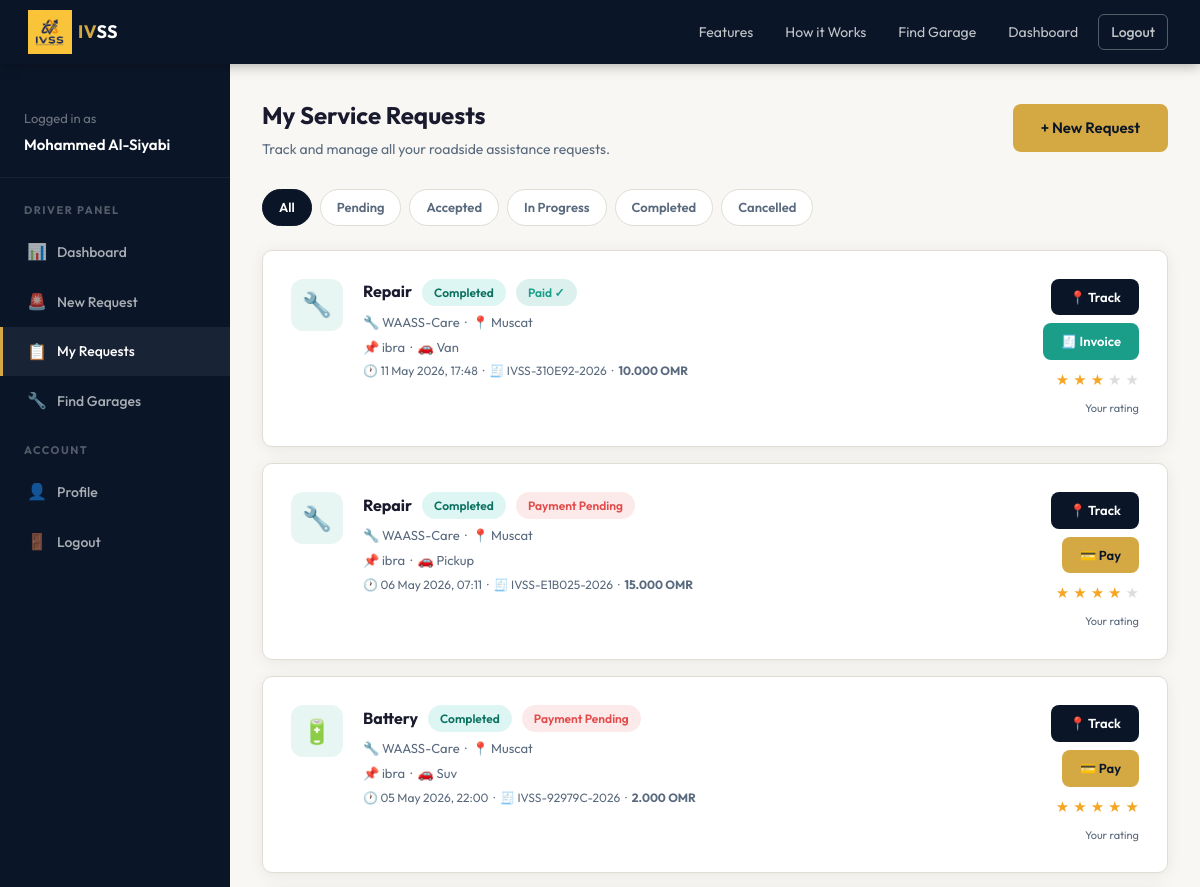
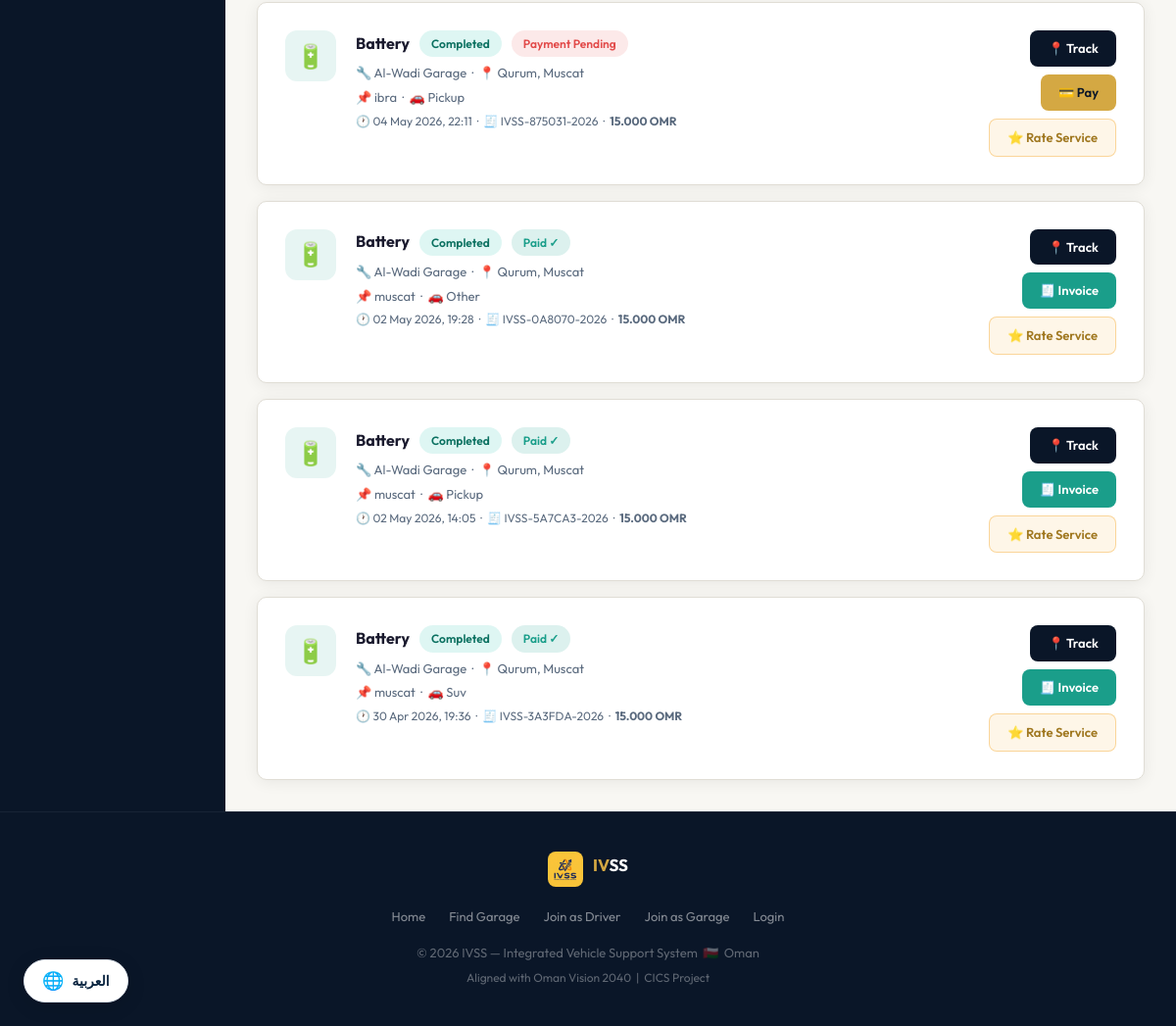
The page /pages/my_requests.php (signed in) on the database its author committed (2 pictures, top to bottom).
### tables this page shows
CREATE TABLE IF NOT EXISTS `service_requests` (
  `request_id` int NOT NULL AUTO_INCREMENT,
  `user_id` int NOT NULL,
  `garage_id` int DEFAULT NULL,
  `service_type` enum('towing','battery','tire','fuel','lockout','repair','other') NOT NULL,
  `vehicle_type` enum('sedan','suv','pickup','van','motorcycle','other') NOT NULL,
  `location_desc` varchar(300) NOT NULL,
  `notes` text,
  `price` decimal(10,3) DEFAULT NULL COMMENT 'Price set by garage before completing',
  `price_set_at` timestamp NULL DEFAULT NULL COMMENT 'When the garage set the price',
  `status` enum('pending','accepted','in_progress','completed','cancelled') DEFAULT 'pending',
  `created_at` timestamp NULL DEFAULT CURRENT_TIMESTAMP,
  `updated_at` timestamp NULL DEFAULT CURRENT_TIMESTAMP ON UPDATE CURRENT_TIMESTAMP,
  PRIMARY KEY (`request_id`),
  KEY `user_id` (`user_id`),
  KEY `garage_id` (`garage_id`)
);

CREATE TABLE IF NOT EXISTS `garages` (
  `garage_id` int NOT NULL AUTO_INCREMENT,
  `owner_name` varchar(150) NOT NULL,
  `garage_name` varchar(200) NOT NULL,
  `email` varchar(150) NOT NULL,
  `phone` int UNSIGNED NOT NULL,
  `password` varchar(255) NOT NULL,
  `location` varchar(255) NOT NULL,
  `latitude` decimal(10,7) DEFAULT NULL,
  `longitude` decimal(10,7) DEFAULT NULL,
  `services` text COMMENT 'Comma-separated list of offered services',
  `is_active` tinyint(1) DEFAULT '1',
  `rating` decimal(3,2) DEFAULT '0.00',
  `created_at` timestamp NULL DEFAULT CURRENT_TIMESTAMP,
  PRIMARY KEY (`garage_id`),
  UNIQUE KEY `email` (`email`)
);

CREATE TABLE IF NOT EXISTS `payments` (
  `payment_id` int NOT NULL AUTO_INCREMENT,
  `request_id` int NOT NULL,
  `user_id` int NOT NULL,
  `amount` decimal(10,3) NOT NULL,
  `method` enum('card','cash','online') DEFAULT 'card',
  `status` enum('pending','paid','failed') DEFAULT 'pending',
  `invoice_number` varchar(50) DEFAULT NULL,
  `paid_at` timestamp NULL DEFAULT NULL,
  `created_at` timestamp NULL DEFAULT CURRENT_TIMESTAMP,
  PRIMARY KEY (`payment_id`),
  UNIQUE KEY `request_id` (`request_id`),
  UNIQUE KEY `invoice_number` (`invoice_number`),
  KEY `user_id` (`user_id`)
);

### includes/config.php (called while the page is built, shortened)
<?php
function sanitize($input)
{
    return htmlspecialchars(strip_tags(trim($input)), ENT_QUOTES, 'UTF-8');
}

### pages/my_requests.php (the view, shortened to what this page needs)
<?php
require_once __DIR__ . '/../includes/config.php';
$db     = getDB();
$userId = $_SESSION['user_id'];
$filterStatus  = sanitize($_GET['status'] ?? '');
$sql = "
    SELECT r.*,
           f.feedback_id, f.rating AS feedback_rating,
           g.garage_name, g.location AS garage_location, g.phone AS garage_phone,
           p.payment_id, p.status AS payment_status, p.amount, p.invoice_number
    FROM   service_requests r
    LEFT   JOIN garages  g ON g.garage_id  = r.garage_id
    LEFT   JOIN payments p ON p.request_id = r.request_id
    LEFT   JOIN feedback f ON f.request_id = r.request_id AND f.user_id = r.user_id
    WHERE  r.user_id = ?
";
$params = [$userId];
$sql .= " ORDER BY r.created_at DESC";
$stmt = $db->prepare($sql);
$stmt->execute($params);
$requests = $stmt->fetchAll();
include __DIR__ . '/../includes/header.php';
?>
<div class="dash-layout">
  <div class="dash-sidebar">
    <div style="padding:20px 24px;border-bottom:1px solid rgba(255,255,255,0.06);margin-bottom:8px;">
      <div style="font-size:13px;color:rgba(255,255,255,0.4);">Logged in as</div>
      <div style="font-size:15px;font-weight:600;color:var(--white);margin-top:4px;"><?= htmlspecialchars($_SESSION['user_name']) ?></div>
    </div>
    <div class="sidebar-nav">
      <div class="sidebar-section">Driver Panel</div>
      <a href="dashboard.php"><span class="nav-icon">📊</span> Dashboard</a>
      <a href="request.php"><span class="nav-icon">🚨</span> New Request</a>
      <a href="my_requests.php" class="active"><span class="nav-icon">📋</span> My Requests</a>
      <a href="garages.php"><span class="nav-icon">🔧</span> Find Garages</a>
      <div class="sidebar-section">Account</div>
      <a href="profile.php"><span class="nav-icon">👤</span> Profile</a>
      <a href="logout.php"><span class="nav-icon">🚪</span> Logout</a>
    </div>
  </div>
  <div class="dash-content">
    <div class="dash-header">
      <div>
        <div class="dash-title">My Service Requests</div>
        <div class="dash-sub">Track and manage all your roadside assistance requests.</div>
      </div>
      <a href="request.php" class="btn btn-primary">+ New Request</a>
    </div>
    <div style="display:flex;gap:8px;flex-wrap:wrap;margin-bottom:24px;">
      <?php
      $tabs = ['' => 'All','pending'=>'Pending','accepted'=>'Accepted','in_progress'=>'In Progress','completed'=>'Completed','cancelled'=>'Cancelled'];
      foreach ($tabs as $s => $label):
        $active = ($filterStatus === $s);
      ?>
      <a href="?status=<?= $s ?>"
         style="padding:7px 16px;border-radius:20px;font-size:13px;font-weight:600;text-decoration:none;
                background:<?= $active?'var(--navy)':'var(--white)' ?>;
                color:<?= $active?'var(--white)':'var(--muted)' ?>;
                border:1px solid <?= $active?'var(--navy)':'var(--border)' ?>;">
        <?= $label ?>
      </a>
      <?php endforeach; ?>
    </div>
    <?php if (empty($requests)): ?>
    <div class="card" style="text-align:center;padding:64px 32px;">
      <div style="font-size:56px;margin-bottom:16px;">📋</div>
      <div style="font-size:18px;font-weight:700;margin-bottom:8px;">No requests found</div>
      <p style="color:var(--muted);margin-bottom:28px;">
        <?= $filterStatus ? 'No '.str_replace('_',' ',$filterStatus).' requests.' : "You haven't made any service requests yet." ?>
      </p>
      <a href="request.php" class="btn btn-primary">Request Help Now</a>
    </div>
    <?php else: ?>
    <div style="display:flex;flex-direction:column;gap:16px;">
      <?php foreach ($requests as $r): ?>
      <div class="card" style="display:flex;align-items:flex-start;gap:20px;flex-wrap:wrap;">
        <div style="width:52px;height:52px;border-radius:12px;background:rgba(26,158,138,0.1);display:flex;align-items:center;justify-content:center;font-size:24px;flex-shrink:0;">
          <?= ['towing'=>'🚛','battery'=>'🔋','tire'=>'🛞','fuel'=>'⛽','lockout'=>'🔑','repair'=>'🔧','other'=>'🔩'][$r['service_type']] ?? '🔧' ?>
        </div>
        <div style="flex:1;min-width:200px;">
          <div style="display:flex;align-items:center;gap:10px;flex-wrap:wrap;margin-bottom:6px;">
            <span style="font-weight:700;font-size:16px;"><?= ucfirst($r['service_type']) ?></span>
            <span class="badge badge-<?= $r['status'] ?>"><?= ucfirst(str_replace('_',' ',$r['status'])) ?></span>
            <?php if ($r['payment_status']==='paid'): ?>
            <span class="badge badge-paid">Paid ✓</span>
            <?php elseif ($r['status']==='completed' && $r['payment_status']!=='paid'): ?>
            <span class="badge badge-unpaid">Payment Pending</span>
            <?php endif; ?>
          </div>
          <div style="font-size:13px;color:var(--muted);margin-bottom:4px;">
            <?php if ($r['garage_name']): ?>
            🔧 <?= htmlspecialchars($r['garage_name']) ?> &nbsp;·&nbsp; 📍 <?= htmlspecialchars($r['garage_location']) ?>
            <?php else: ?>
            <span style="color:var(--warning);">📢 Waiting for a garage to accept...</span>
            <?php endif; ?>
          </div>
          <div style="font-size:13px;color:var(--muted);margin-bottom:4px;">
            📌 <?= htmlspecialchars($r['location_desc']) ?> &nbsp;·&nbsp; 🚗 <?= ucfirst($r['vehicle_type']) ?>
          </div>
          <div style="font-size:12px;color:var(--muted);">
            🕐 <?= date('d M Y, H:i', strtotime($r['created_at'])) ?>
            <?php if ($r['invoice_number']): ?>
            &nbsp;·&nbsp; 🧾 <?= $r['invoice_number'] ?> &nbsp;·&nbsp; <strong><?= number_format($r['amount'],3) ?> OMR</strong>
            <?php endif; ?>
          </div>
        </div>
        <div style="display:flex;flex-direction:column;gap:8px;align-items:flex-end;flex-shrink:0;">
          <a href="track.php?id=<?= $r['request_id'] ?>" class="btn btn-dark btn-sm">📍 Track</a>
          <?php if ($r['status']==='completed' && $r['payment_status']==='pending'): ?>
          <a href="payment.php?request_id=<?= $r['request_id'] ?>" class="btn btn-primary btn-sm">💳 Pay</a>
          <?php endif; ?>
          <?php if ($r['payment_status']==='paid' && $r['payment_id']): ?>
          <a href="invoice.php?payment_id=<?= $r['payment_id'] ?>" class="btn btn-teal btn-sm">🧾 Invoice</a>
          <?php endif; ?>
          <?php if ($r['status']==='completed' && $r['garage_name']): ?>
            <?php if ($r['feedback_rating']): ?>
            <div style="display:flex;align-items:center;gap:4px;justify-content:flex-end;">
              <?php for($s=1;$s<=5;$s++): ?>
              <span style="font-size:15px;color:<?= $s<=$r['feedback_rating']?'#f5a623':'#ddd' ?>;">★</span>
              <?php endfor; ?>
            </div>
            <div style="font-size:11px;color:var(--muted);text-align:right;">Your rating</div>
            <?php else: ?>
            <a href="feedback.php?request_id=<?= $r['request_id'] ?>"
               class="btn btn-sm"
               style="background:rgba(245,166,35,0.1);color:#a07820;border:1px solid rgba(245,166,35,0.4);">
              ⭐ Rate Service
            </a>
            <?php endif; ?>
          <?php endif; ?>
        </div>
      </div>
      <?php endforeach; ?>
    </div>
    <?php endif; ?>
  </div>
</div>
<?php include __DIR__ . '/../includes/footer.php'; ?>

### css/style.css (style rules this page uses)
*, *::before, *::after { margin: 0; padding: 0; box-sizing: border-box; }
:root { --navy: #0a1628; --navy2: #0d1f3c; --navy3: #112240; --gold: #d4a843; --gold2: #f0c060; --teal: #1a9e8a; --teal2: #22c4ab; --bg: #f8f7f3; --white: #ffffff; --text: #1a1a2e; --muted: #5a6a7e; --border: #e0ddd5; --danger: #e24b4a; --success: #1a9e8a; --warning: #d4a843; --radius: 10px; --shadow: 0 2px 16px rgba(0,0,0,0.07); }
html { scroll-behavior: smooth; }
body { font-family: 'Outfit', 'Tajawal', sans-serif; background: var(--bg); color: var(--text); line-height: 1.6; }
.card { background: var(--white); border: 1px solid var(--border); border-radius: var(--radius); padding: 28px; box-shadow: var(--shadow); }
.btn { display: inline-block; padding: 12px 28px; border-radius: 8px; font-size: 15px; font-weight: 600; text-decoration: none; cursor: pointer; border: none; font-family: inherit; transition: all 0.2s; text-align: center; }
.btn-primary { background: var(--gold); color: var(--navy); }
.btn-dark { background: var(--navy); color: var(--white); }
.btn-teal { background: var(--teal); color: var(--white); }
.btn-sm { padding: 8px 18px; font-size: 13px; }
.badge { display: inline-block; padding: 4px 12px; border-radius: 20px; font-size: 12px; font-weight: 600; }
.badge-completed { background: rgba(34,196,171,0.15); color: #0a7060; }
.badge-paid { background: rgba(26,158,138,0.15); color: var(--teal); }
.badge-unpaid { background: rgba(226,75,74,0.12); color: var(--danger); }
.dash-layout { display: flex; min-height: calc(100vh - 64px); }
.dash-sidebar { width: 230px; background: var(--navy); padding: 24px 0; flex-shrink: 0; }
.sidebar-nav a { display: flex; align-items: center; gap: 10px; padding: 12px 24px; color: rgba(255,255,255,0.65); text-decoration: none; font-size: 14px; font-weight: 500; transition: all 0.2s; border-left: 3px solid transparent; }
.sidebar-nav a:hover, .sidebar-nav a.active { color: var(--white); background: rgba(255,255,255,0.06); border-left-color: var(--gold); }
.sidebar-nav .nav-icon { font-size: 16px; width: 20px; text-align: center; }
.sidebar-section { font-size: 11px; font-weight: 700; letter-spacing: 1.5px; color: rgba(255,255,255,0.3); padding: 16px 24px 8px; text-transform: uppercase; }
.dash-content { flex: 1; padding: 32px; overflow-y: auto; }
.dash-header { display: flex; align-items: center; justify-content: space-between; margin-bottom: 28px; }
.dash-title { font-size: 24px; font-weight: 700; }
.dash-sub { font-size: 14px; color: var(--muted); margin-top: 4px; }

### includes/header.php (style rules this page uses)
body { top: 0 !important; }

### rows shown on the page
service_requests: service_type "🔧", service_type "Repair", status "Completed", shows "Paid ✓", garage.garage_name "WAASS-Care", garage.location "Muscat", location_desc "ibra", vehicle_type "Van", created_at "11 May 2026, 17:48", payments.invoice_number "IVSS-310E92-2026", payments.amount "10.000", shows "Your rating"
service_requests: service_type "🔧", service_type "Repair", status "Completed", shows "Payment Pending", garage.garage_name "WAASS-Care", garage.location "Muscat", location_desc "ibra", vehicle_type "Pickup", created_at "06 May 2026, 07:11", payments.invoice_number "IVSS-E1B025-2026", payments.amount "15.000", shows "Your rating"
service_requests: service_type "🔋", service_type "Battery", status "Completed", shows "Payment Pending", garage.garage_name "WAASS-Care", garage.location "Muscat", location_desc "ibra", vehicle_type "Suv", created_at "05 May 2026, 22:00", payments.invoice_number "IVSS-92979C-2026", payments.amount "2.000", shows "Your rating"
service_requests: service_type "🔋", service_type "Battery", status "Completed", shows "Payment Pending", garage.garage_name "Al-Wadi Garage", garage.location "Qurum, Muscat", location_desc "ibra", vehicle_type "Pickup", created_at "04 May 2026, 22:11", payments.invoice_number "IVSS-875031-2026", payments.amount "15.000"
service_requests: service_type "🔋", service_type "Battery", status "Completed", shows "Paid ✓", garage.garage_name "Al-Wadi Garage", garage.location "Qurum, Muscat", location_desc "muscat", vehicle_type "Other", created_at "02 May 2026, 19:28", payments.invoice_number "IVSS-0A8070-2026", payments.amount "15.000"
service_requests: service_type "🔋", service_type "Battery", status "Completed", shows "Paid ✓", garage.garage_name "Al-Wadi Garage", garage.location "Qurum, Muscat", location_desc "muscat", vehicle_type "Pickup", created_at "02 May 2026, 14:05", payments.invoice_number "IVSS-5A7CA3-2026", payments.amount "15.000"
service_requests: service_type "🔋", service_type "Battery", status "Completed", shows "Paid ✓", garage.garage_name "Al-Wadi Garage", garage.location "Qurum, Muscat", location_desc "muscat", vehicle_type "Suv", created_at "30 Apr 2026, 19:36", payments.invoice_number "IVSS-3A3FDA-2026", payments.amount "15.000"

### other values the page prints
$_SESSION['user_name'] "Mohammed Al-Siyabi"
$label "All"
$label "Pending"
$label "Accepted"
$label "In Progress"
$label "Completed"
$label "Cancelled"
